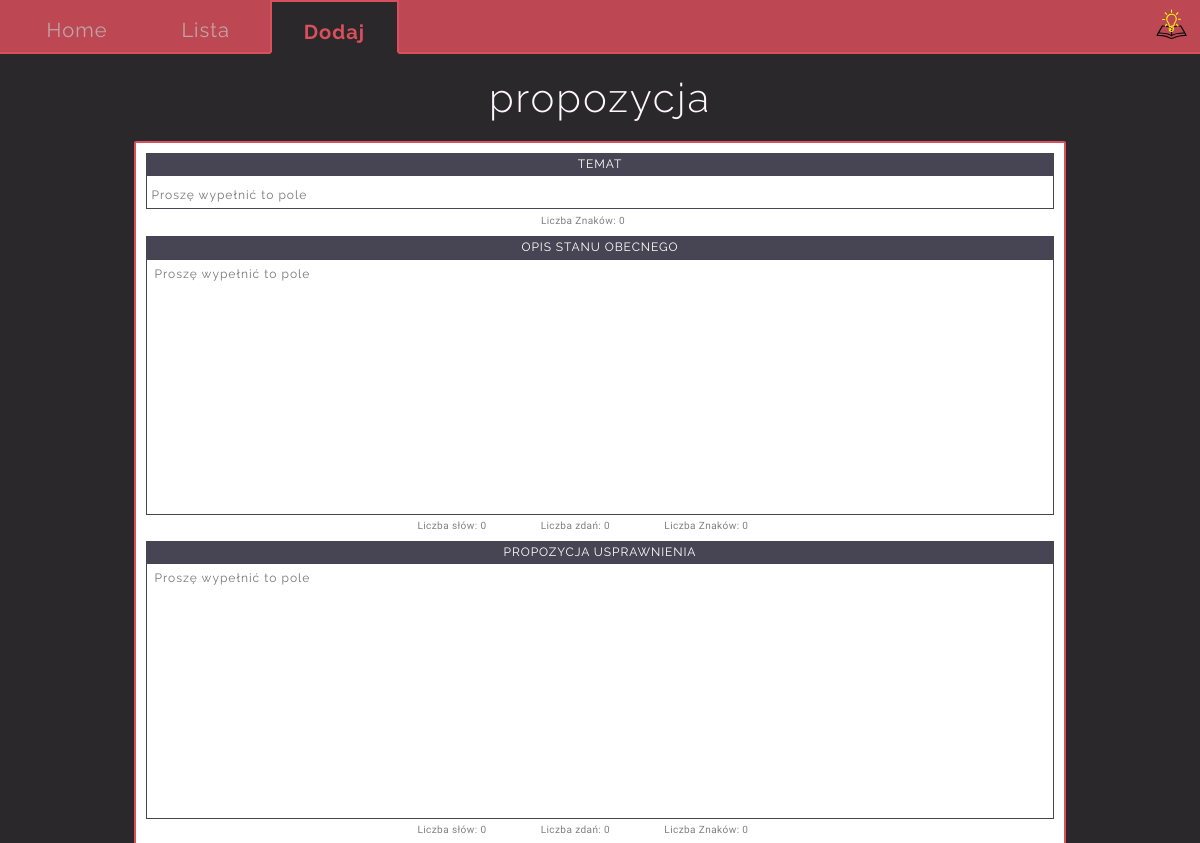
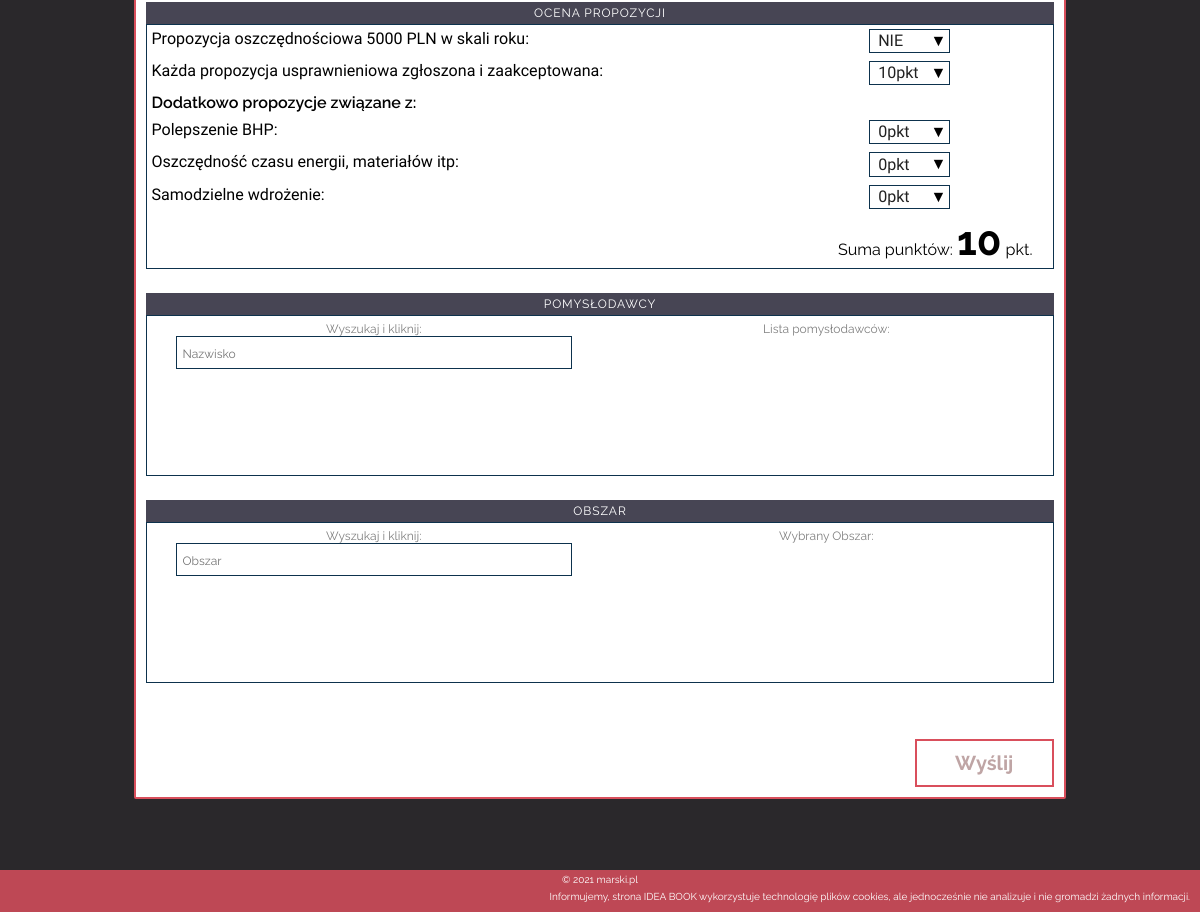
Screenshot of /?action=formOffer with the database file from the repository (2 pictures, top to bottom).
### tables this page shows
CREATE TABLE `offer_option` (
  `id_title` int(11) NOT NULL,
  `title` text NOT NULL,
  `name_option` text NOT NULL,
  `value_option` text NOT NULL,
  `header` tinyint(1) NOT NULL DEFAULT 0
);

### src/controller/PageController.php (called while the page is built, shortened)
<?php
class PageController extends AbstractController
{
    protected function formOffer_Idea(): void
    {
        $offerRating = new OfferOptionsModel();
        $offerParams = [
            'offerRating' => $offerRating->get(),
        ];
        $this->View->formOffer($offerParams);
    }
}

### index.php (called while the page is built, shortened)
<?php
spl_autoload_register(function (string $classNamespace) {
    $path = str_replace(['\\', 'Idea/'], ['/', ''], $classNamespace);
    $path = "src/$path.php";
});
try {
    $request = [
        'index' => 'page',
        'get' => $_GET,
        'post' => [],
        'phpInput' => '',
        'server' => $_SERVER,
        'token' => $_SERVER["HTTP_X_CSRF_TOKEN"] ?? '',
    ];
    $Request = new Request($request);
    $View = new View();
    (new PageController($Request, $View));
} catch (IdeaException $e) {
    echo "<div class='exception align_center'><p>Błąd Aplikacji</p><p>" . $e->getMessage() . "</p><div class='exception_img'></div></div>";
} catch (Throwable $e) {
    echo "<div class='exception align_center'><p>Krytyczny Błąd Aplikacji</p><p>" . $e->getMessage() . "</p><div class='exception_img'></div></div>";
}

### src/model/AbstractModel.php (called while the page is built, shortened)
<?php
abstract class AbstractModel
{
    public function __construct()
    {
        $this->DB = DB::conn();
    }
}

### src/database/DB.php (called while the page is built, shortened)
<?php
class DB
{
    private static string $host = 'localhost';
    private static string $userName = 'new_idea';
    private static string $password = 'K93TooVTiWK4YZtK';
    private static string $dbName = 'ideabook';
    private static string $dbType = 'mysql';
    private static string $encoding = 'utf-8';
    private static ?PDO $DB = null;
    private static function dbConfig(): string
    {
        $conf = self::$dbType . ':host=' . self::$host . ';encoding=' . self::$encoding . ';dbname=' . self::$dbName;
        return $conf;
    }
    public static function conn()
    {
        if (self::$DB === null) {
            try {
                self::$DB = new PDO(self::dbConfig(), self::$userName, self::$password);
                self::$DB->exec('set names utf8');
                self::$DB->setAttribute(PDO::ATTR_ERRMODE, PDO::ERRMODE_EXCEPTION);
            } catch (PDOException $e) {
                throw new Exception('Connecting error');
            }
            return self::$DB;
        }
    }
}

### src/model/OfferOptionsModel.php (called while the page is built, shortened)
<?php
class OfferOptionsModel extends AbstractModel
{
    public function get()
    {
        try {
            $stmt = $this->DB->query('SELECT * FROM offer_option');
            $stmt->execute();
        } catch (PDOException $e) {
            throw new IdeaException('Error OfferOption MODEL Get');
        }
        if ($stmt->rowCount() > 0) {
            while ($row = $stmt->fetch(PDO::FETCH_ASSOC)) {
                $param[] = $row;
            }
            return $param;
        } else {
            echo 'Brak elementów do wyświetlenia';
        }
    }
}

### template/page/formOffer.php (the view, shortened to what this page needs)
<main data-page="main">
    <h1>Propozycja</h1>
    <form data-form="offer" novalidate>
        <fieldset>
            <legend for="topic">Temat</legend>
            <div class="offer_topic">
                <input type="text" maxlength="100" name="topic" id="topic" data-form="offer_topic" placeholder="Proszę wypełnić to pole" require>
            </div>
            <div class="characters topic">
                <span class="sign caption">Liczba Znaków:&nbsp</span> <span class="sign number" data-form="topic-characters">0</span>
            </div>
        </fieldset>
        <fieldset>
            <legend>Opis stanu obecnego</legend>
            <textarea maxlength="2000" rows="15" placeholder="Proszę wypełnić to pole" name="before" id="before" data-write="before" require></textarea>
            <div class="characters">
                <span class="sign caption">Liczba słów:&nbsp</span> <span class="sign number" data-form="before-words">0</span>
                <span class="sign caption">Liczba zdań:&nbsp</span> <span class="sign number" data-form="before-sentences">0</span>
                <span class="sign caption">Liczba Znaków:&nbsp</span> <span class="sign number" data-form="before-characters">0</span>
            </div>
        </fieldset>
        <fieldset>
            <legend>Propozycja usprawnienia</legend>
            <textarea maxlength="2000" rows="15" placeholder="Proszę wypełnić to pole" name="after" id="after" data-write="after" require></textarea>
            <div class="characters">
                <span class="sign caption">Liczba słów:&nbsp</span> <span class="sign number" data-form="after-words">0</span>
                <span class="sign caption">Liczba zdań:&nbsp</span> <span class="sign number" data-form="after-sentences">0</span>
                <span class="sign caption">Liczba Znaków:&nbsp</span> <span class="sign number" data-form="after-characters">0</span>
            </div>
        </fieldset>
        <fieldset>
            <legend>Ocena propozycji</legend>
            <div class="rating">
                <?php foreach ($pageParams['offerRating'] ?? [] as $key => $value) : ?>
                    <?php if ((int)$value['header']) : ?>
                        <div class='title_rating'><?php echo $value['title'] ?></div>
                    <?php else : ?>
                        <div class='options_rating'>
                            <span><?php echo $value['title'] ?></span>
                            <div class='option_pkt' id="<?php echo $value['name_option'] ?>">
                                <select aria-labelledby="<?php echo $value['name_option'] ?>" name="<?php echo $value['name_option'] ?>">
                                    <?php $value_option  = explode(',', $value['value_option']); ?>
                                    <?php foreach ($value_option as $option) : ?>
                                        <option value="<?php echo $option ?> "><?php echo $option ?></option>
                                    <?php endforeach; ?>
                                </select>
                            </div>
                        </div>
                    <?php endif; ?>
                <?php endforeach; ?>
                <div class="number_rating"> <span>Suma punktów:&nbsp;</span><span class="pktnum" data-form="view_points">10</span><span>&nbsp;pkt.</span></div>
            </div>
            <span class="sign_number"></span>
        </fieldset>
        <fieldset>
            <legend>Pomysłodawcy</legend>
            <div class="creator">
                <div class="container_search">
                    <label for="creator_search" class="list_label">Wyszukaj i kliknij:</label>
                    <input type="search" placeholder="Nazwisko" id="creator_search" class="input_search" data-search="creator_search" autocomplete="off">
                </div>
                <div class="chosen_ones">
                    <label for="select_name" class="list_label">Lista pomysłodawców:</label>
                </div>
            </div>
            <span class="sign_number"></span>
        </fieldset>
        <fieldset>
            <legend>Obszar</legend>
            <div class="creator">
                <div class="container_search">
                    <label for="area_search" class="list_label">Wyszukaj i kliknij:</label>
                    <input type="search" placeholder="Obszar" id="area_search" class="input_search" data-search="area_search" autocomplete="off">
                </div>
                <div class="chosen_ones">
                    <label for="select_name" class="list_label">Wybrany Obszar:</label>
                </div>
            </div>
            <span class="sign_number"></span>
        </fieldset>
        <fieldset>
            <button type="submit" class="btn_layout" data-form="btn_submit">Wyślij</button>
        </fieldset>
    </form>
</main>

### rows the page displays
offer_option: title "Propozycja oszczędnościowa 5000 PLN w skali roku:", saving "NIE"
offer_option: title "Każda propozycja usprawnieniowa zgłoszona i zaakceptowana:", value_option+name_option "10pkt"
offer_option: title "Dodatkowo propozycje związane z:"
offer_option: title "Polepszenie BHP:", value_option+name_option "0pkt"
offer_option: title "Oszczędność czasu energii, materiałów itp:", value_option+name_option "0pkt"
offer_option: title "Samodzielne wdrożenie:", value_option+name_option "0pkt"
